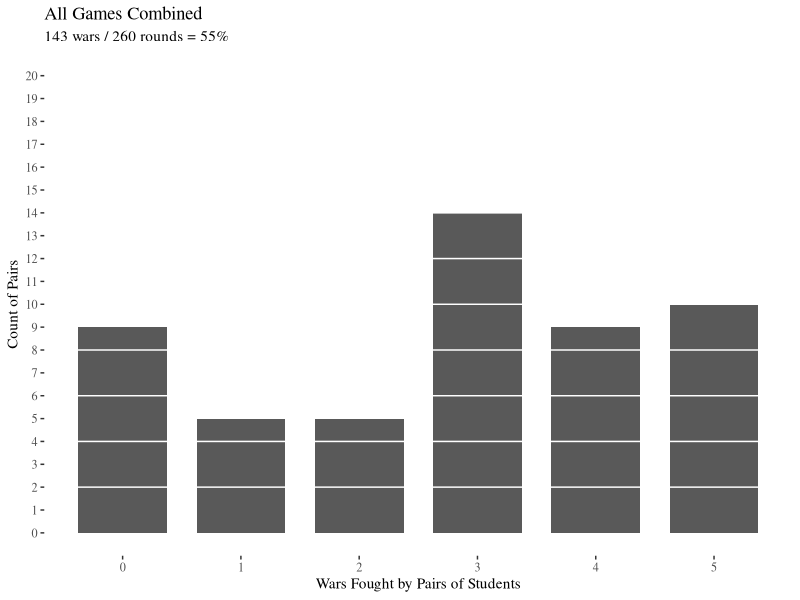
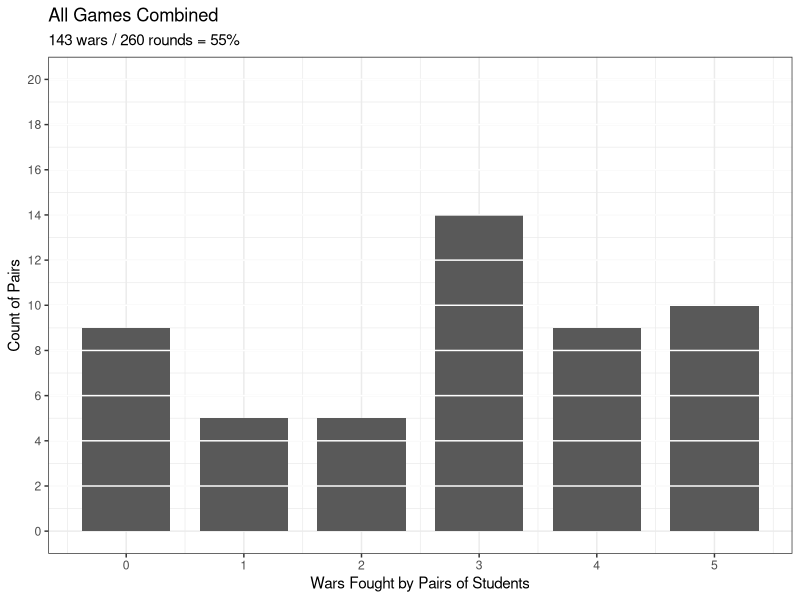
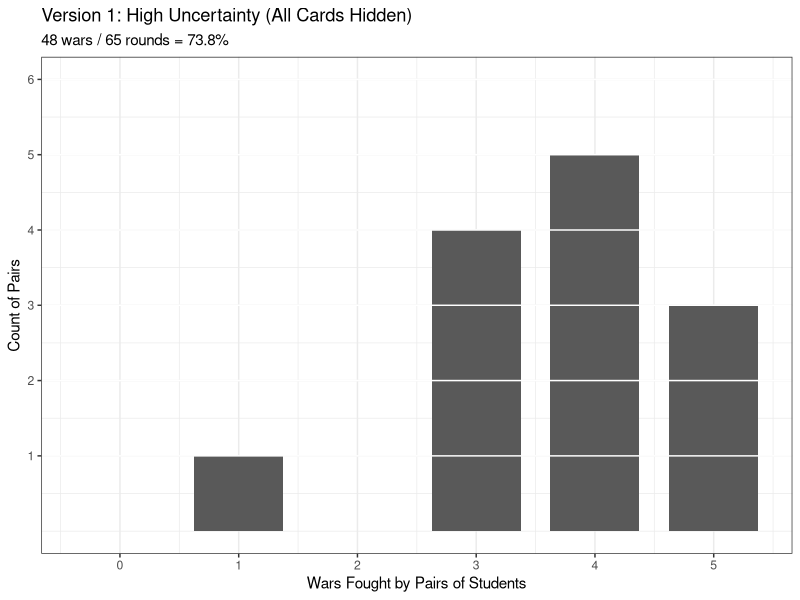
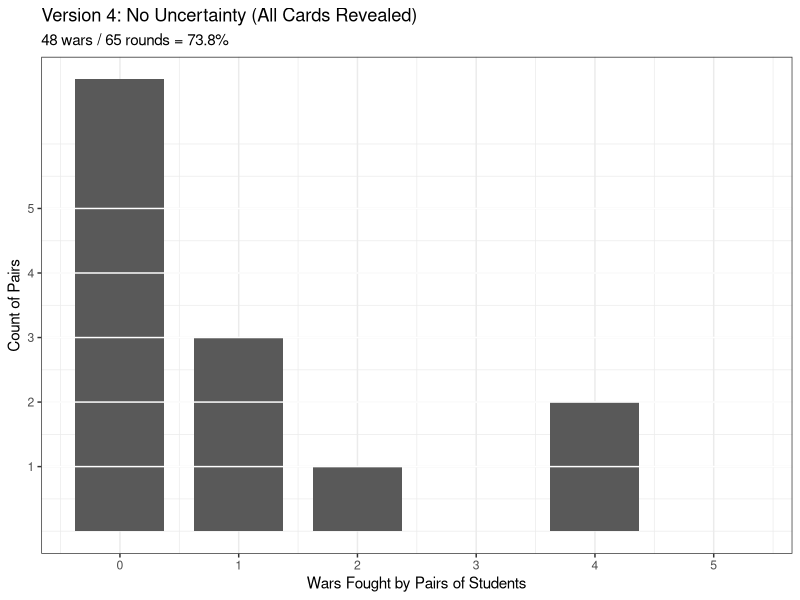
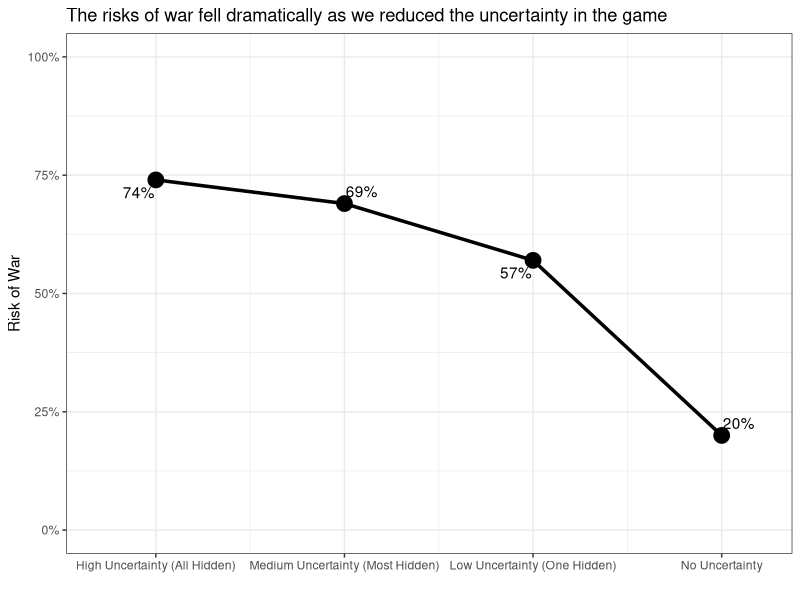

Reproduce these figures in R, in order. (Note: this script raises an error after producing the figures.)
## ---- chunk 1
# background-size="1920px 1080px"
library(tidyverse)
library(readxl)
## ---- chunk 2
## Spring 2025 (13 pairs)
library(tidyverse)

# Record class data 
# Wars and number of pennies for the winner
d <- tibble(
  Version1 = c(4, 4, 1, 5, 4, 5, 4, 3, 5, 4, 3, 3, 3), # 48 total 
  Version2 = c(3, 5, 3, 2, 2, 5, 4, 3, 3, 5, 5, 3, 2), # 45 total 
  Version3 = c(0, 2, 3, 0, 4, 3, 5, 3, 5, 5, 1, 3, 3), # 37 total 
  Version4 = c(0, 0, 0, 0, 1, 0, 0, 4, 1, 2, 4, 0, 1) # 13 total 
)


da <- d |>
  pivot_longer(cols = c(Version1, Version2, Version3, Version4), names_to = "Version", values_to = "Wars")

d2 <- d %>%
  pivot_longer(cols = c(Version1, Version2, Version3, Version4), names_to = "Version", values_to = "Wars") %>%
  mutate(
    Uncertainty = case_when(
      Version == "Version1" ~ "High Uncertainty (All Hidden)",
      Version == "Version2" ~ "Medium Uncertainty (Most Hidden)",
      Version == "Version3" ~ "Low Uncertainty (One Hidden)",
      Version == "Version4" ~ "No Uncertainty"),
    Uncertainty2 = case_when(
      Version == "Version1" ~ "All Cards Hidden",
      Version == "Version2" ~ "Reveal One Card",
      Version == "Version3" ~ "Reveal Two Cards",
      Version == "Version4" ~ "Reveal All Cards"),
    Uncertainty3 = factor(Uncertainty2, levels = c("All Cards Hidden", "Reveal One Card", "Reveal Two Cards", "Reveal All Cards"))
  )

# Bar (all) 500x325
d2 %>%
  ggplot(aes(x = Wars)) +
  geom_bar(width = .75) + #, fill = "darkgrey"
  ggthemes::theme_tufte() +
  labs(x = "Wars Fought by Pairs of Students", y = "Count of Pairs", title = "All Games Combined",
       subtitle = str_c(sum(da$Wars), " wars / ", nrow(da) * 5, " rounds = ", round(sum(da$Wars)/(nrow(da) * 5), 3) * 100, "%")) +
  scale_y_continuous(breaks = seq(0, 20, 1)) +
  scale_x_continuous(breaks = seq(0, 5, 1)) +
  geom_hline(yintercept = seq(2, 20, 2), color = "white")

# d2 %>%
#    summarize(
#      pairings = n(),
#      wars = sum(Wars),
#      possible = pairings * 5, #rounds per game
#      proportion = wars/possible
#    )
## ---- chunk 3
# Bar (all) 500x325
p1 <- d2 %>%
  ggplot(aes(x = Wars)) +
  geom_bar(width = .75) + #, fill = "darkgrey"
  theme_bw() +
  labs(x = "Wars Fought by Pairs of Students", y = "Count of Pairs", title = "All Games Combined",
       subtitle = str_c(sum(da$Wars), " wars / ", nrow(da) * 5, " rounds = ", round(sum(da$Wars)/(nrow(da) * 5), 3) * 100, "%")) +
  scale_y_continuous(breaks = seq(0, 20, 2)) +
  scale_x_continuous(breaks = seq(0, 5, 1)) +
  geom_hline(yintercept = seq(2, 20, 2), color = "white")

p1
## ---- chunk 4
# Bar (game version 1) 500x325

da_v1 <- da |> filter(Version == "Version1")

# Identify missing values 0-5 wars and add
x1 <- d2 %>%
  filter(Version == "Version1") %>%
  count(Wars) |>
  select(Wars)

x2 <- 0:5 %in% x1[[1]]

x3 <- 0:5

d2 %>%
  filter(Version == "Version1") %>%
  count(Wars) %>%
  add_row(Wars = x3[!x2], n = 0) %>%
  arrange(Wars) %>%
  ggplot(aes(x = Wars, y=n)) +
  geom_col(width = .75) +
  theme_bw() +
  labs(x = "Wars Fought by Pairs of Students", y = "Count of Pairs", title = "Version 1: High Uncertainty (All Cards Hidden)",
       subtitle = str_c(sum(da_v1$Wars), " wars / ", nrow(da_v1) * 5, " rounds = ", round(sum(da_v1$Wars)/(nrow(da_v1) * 5), 3) * 100, "%")) +
  scale_x_continuous(breaks = 0:5) +
  scale_y_continuous(breaks = 0:max(x1$Wars) + 1) +
  geom_hline(yintercept = seq(1, max(x1$Wars) + 1), color = "white")
## ---- chunk 5
 d2 %>%
   group_by(Version) %>%
   summarize(
     pairings = n(),
     wars = sum(Wars),
     possible = pairings * 5, #rounds per game
     proportion = wars/possible
   ) |>
  filter(Version == "Version1")
## ---- chunk 6
# Bar (game version 1) 500x325

da_v4 <- da |> filter(Version == "Version4")

# Identify missing values 0-5 wars and add
x1 <- d2 %>%
  filter(Version == "Version4") %>%
  count(Wars) |>
  select(Wars)

x2 <- 0:5 %in% x1[[1]]

x3 <- 0:5

d2 %>%
  filter(Version == "Version4") %>%
  count(Wars) %>%
  add_row(Wars = x3[!x2], n = 0) %>%
  arrange(Wars) %>%
  ggplot(aes(x = Wars, y=n)) +
  geom_col(width = .75) +
  theme_bw() +
  labs(x = "Wars Fought by Pairs of Students", y = "Count of Pairs", title = "Version 4: No Uncertainty (All Cards Revealed)",
       subtitle = str_c(sum(da_v1$Wars), " wars / ", nrow(da_v1) * 5, " rounds = ", round(sum(da_v1$Wars)/(nrow(da_v1) * 5), 3) * 100, "%")) +
  scale_x_continuous(breaks = 0:5) +
  scale_y_continuous(breaks = 0:max(x1$Wars) + 1) +
  geom_hline(yintercept = seq(1, max(x1$Wars) + 1), color = "white")


## ---- chunk 7
 d2 %>%
   group_by(Version) %>%
   summarize(
     pairings = n(),
     wars = sum(Wars),
     possible = pairings * 5, #rounds per game
     proportion = wars/possible
   ) |>
  filter(Version == "Version4")
## ---- chunk 8
# Summary stats
# d2 |>
#   mutate(
#     Uncertainty_f = factor(Uncertainty, levels = c("High Uncertainty (All Hidden)", "Medium Uncertainty (Most Hidden)", "Low Uncertainty (One Hidden)", "No Uncertainty"))
#   ) |>
#   group_by(Uncertainty_f) |>
#    summarize(
#      pairings = n(),
#      wars = sum(Wars),
#      possible = pairings * 5, #rounds per game
#      proportion = round(wars/possible, 2)
#    ) |>
#   select(-pairings) |>
#   kableExtra::kbl(col.names = c("Level of Uncertainty", "Wars", "Rounds", "Proportion")) |>
#   kableExtra::kable_styling(font_size = 30)

# Try a version as a plot
tab1 <- d2 |>
  mutate(
    Uncertainty_f = factor(Uncertainty, levels = c("High Uncertainty (All Hidden)", "Medium Uncertainty (Most Hidden)", "Low Uncertainty (One Hidden)", "No Uncertainty"))
  ) |>
  group_by(Uncertainty_f) |>
   summarize(
     pairings = n(),
     wars = sum(Wars),
     possible = pairings * 5, #rounds per game
     proportion = round(wars/possible, 2)
   ) |>
  select(-pairings) |>
  mutate(
    order1 = 1:4
  )

labs1 <- c("High Uncertainty (All Hidden)", "Medium Uncertainty (Most Hidden)", "Low Uncertainty (One Hidden)", "No Uncertainty")

labs2 <- tab1$proportion

tab1 |>
  ggplot(aes(x = order1, y = proportion)) +
  geom_line(linewidth = 1.2) +
  geom_point(size = 5) +
  scale_y_continuous(limits = c(0, 1), labels = scales::percent_format()) +
  scale_x_continuous(labels = labs1, limits = c(.7,4.2), breaks = 1:4) +
  theme_bw() +
  labs(x = "", y = "Risk of War", title = "The risks of war fell dramatically as we reduced the uncertainty in the game") +
  ggrepel::geom_text_repel(aes(label = str_c(100*labs2, "%")))



## ---- chunk 9
d2 |>
  mutate(
    Uncertainty_f = factor(Uncertainty, levels = c("High Uncertainty (All Hidden)", "Medium Uncertainty (Most Hidden)", "Low Uncertainty (One Hidden)", "No Uncertainty"))
  ) |>
  group_by(Uncertainty_f) |>
   summarize(
     pairings = n(),
     wars = sum(Wars),
     possible = pairings * 5, #rounds per game
     proportion = round(wars/possible, 2)
   ) |>
  select(-pairings)
## ---- chunk 10
knitr::include_graphics("Images/06_2-Fearon_Figure1.png") 
## ---- chunk 11
knitr::include_graphics("Images/06_2-Fearon_Figure1.png") 
## ---- chunk 12
knitr::include_graphics("Images/05_2-Bbeard_Sword.jpg")
## ---- chunk 13
knitr::include_graphics("Images/05_2-treasure.jpg")
## ---- chunk 14
knitr::include_graphics("Images/05_2-Pirate2_v2.png")
## ---- chunk 15
knitr::include_graphics("Images/05_2-Bbeard_Sword.jpg")
## ---- chunk 16
knitr::include_graphics("Images/05_2-treasure.jpg")
## ---- chunk 17
knitr::include_graphics("Images/05_2-Pirate2_v2.png")
## ---- chunk 18
knitr::include_graphics("Images/05_2-Bbeard_Sword.jpg")
## ---- chunk 19
knitr::include_graphics("Images/05_2-treasure.jpg")
## ---- chunk 20
knitr::include_graphics("Images/05_2-Pirate2_v2.png")
## ---- chunk 21
knitr::include_graphics("Images/05_2-Bbeard_Sword.jpg")
## ---- chunk 22
knitr::include_graphics("Images/05_2-treasure.jpg")
## ---- chunk 23
knitr::include_graphics("Images/05_2-Pirate2_v2.png")
## ---- chunk 24
knitr::include_graphics("Images/05_2-Bbeard_Sword.jpg")
## ---- chunk 25
knitr::include_graphics("Images/05_2-treasure.jpg")
## ---- chunk 26
knitr::include_graphics("Images/05_2-Pirate2_v2.png")
## ---- chunk 27
knitr::include_graphics("Images/05_2-Bbeard_Sword.jpg")
## ---- chunk 28
knitr::include_graphics("Images/05_2-treasure.jpg")
## ---- chunk 29
knitr::include_graphics("Images/05_2-Pirate2_v2.png")
## ---- chunk 30
knitr::include_graphics("Images/06_2-Fearon_Figure1.png") 
## ---- chunk 31
knitr::include_graphics("Images/05_2-Bbeard_Sword.jpg")
## ---- chunk 32
knitr::include_graphics("Images/05_2-treasure.jpg")
## ---- chunk 33
knitr::include_graphics("Images/05_2-Pirate2_v2.png")
## ---- chunk 34
knitr::include_graphics("Images/05_2-Bbeard_Sword.jpg")
## ---- chunk 35
knitr::include_graphics("Images/05_2-treasure.jpg")
## ---- chunk 36
knitr::include_graphics("Images/05_2-Pirate2_v2.png")
## ---- chunk 37
knitr::include_graphics("Images/06_2-Fearon_Figure1.png") 
